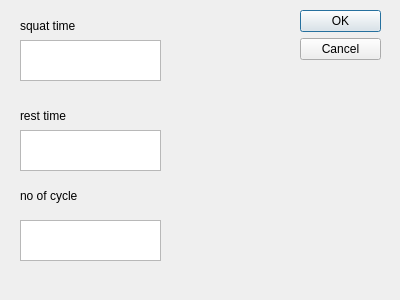
<?xml version="1.0" encoding="UTF-8"?>
<ui version="4.0">
 <class>Dialog</class>
 <widget class="QDialog" name="Dialog">
  <property name="geometry">
   <rect>
    <x>0</x>
    <y>0</y>
    <width>400</width>
    <height>300</height>
   </rect>
  </property>
  <property name="windowTitle">
   <string>Dialog</string>
  </property>
  <widget class="QDialogButtonBox" name="buttonBox">
   <property name="geometry">
    <rect>
     <x>300</x>
     <y>10</y>
     <width>81</width>
     <height>61</height>
    </rect>
   </property>
   <property name="orientation">
    <enum>Qt::Vertical</enum>
   </property>
   <property name="standardButtons">
    <set>QDialogButtonBox::Cancel|QDialogButtonBox::Ok</set>
   </property>
  </widget>
  <widget class="QLabel" name="label">
   <property name="geometry">
    <rect>
     <x>20</x>
     <y>10</y>
     <width>81</width>
     <height>31</height>
    </rect>
   </property>
   <property name="text">
    <string>squat time</string>
   </property>
  </widget>
  <widget class="QLabel" name="label_2">
   <property name="geometry">
    <rect>
     <x>20</x>
     <y>100</y>
     <width>81</width>
     <height>31</height>
    </rect>
   </property>
   <property name="text">
    <string>rest time</string>
   </property>
  </widget>
  <widget class="QLabel" name="label_3">
   <property name="geometry">
    <rect>
     <x>20</x>
     <y>180</y>
     <width>81</width>
     <height>31</height>
    </rect>
   </property>
   <property name="text">
    <string>no of cycle</string>
   </property>
  </widget>
  <widget class="QTextEdit" name="squat_time">
   <property name="geometry">
    <rect>
     <x>20</x>
     <y>40</y>
     <width>141</width>
     <height>41</height>
    </rect>
   </property>
  </widget>
  <widget class="QTextEdit" name="rest_time">
   <property name="geometry">
    <rect>
     <x>20</x>
     <y>130</y>
     <width>141</width>
     <height>41</height>
    </rect>
   </property>
  </widget>
  <widget class="QTextEdit" name="no_cycle">
   <property name="geometry">
    <rect>
     <x>20</x>
     <y>220</y>
     <width>141</width>
     <height>41</height>
    </rect>
   </property>
  </widget>
 </widget>
 <resources/>
 <connections>
  <connection>
   <sender>buttonBox</sender>
   <signal>accepted()</signal>
   <receiver>Dialog</receiver>
   <slot>accept()</slot>
   <hints>
    <hint type="sourcelabel">
     <x>248</x>
     <y>254</y>
    </hint>
    <hint type="destinationlabel">
     <x>157</x>
     <y>274</y>
    </hint>
   </hints>
  </connection>
  <connection>
   <sender>buttonBox</sender>
   <signal>rejected()</signal>
   <receiver>Dialog</receiver>
   <slot>reject()</slot>
   <hints>
    <hint type="sourcelabel">
     <x>316</x>
     <y>260</y>
    </hint>
    <hint type="destinationlabel">
     <x>286</x>
     <y>274</y>
    </hint>
   </hints>
  </connection>
 </connections>
</ui>
